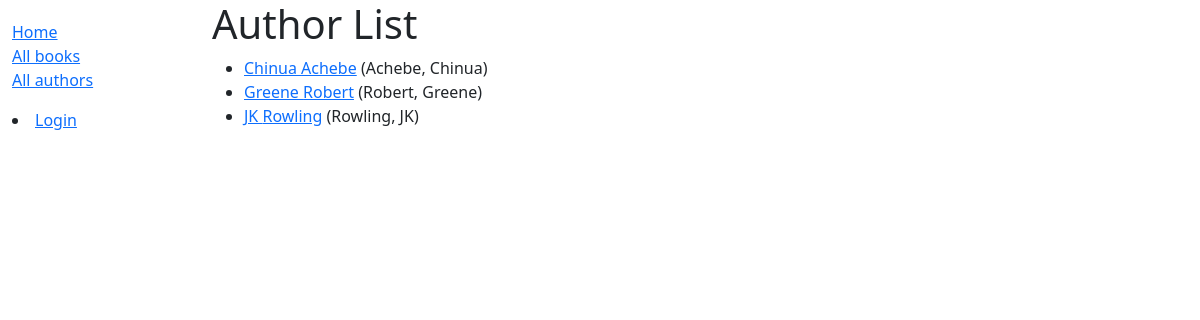
Screenshot of /catalog/authors/ with the database file from the repository.
### catalog/models.py (models this page shows)
class Author(models.Model):
    first_name = models.CharField(max_length=100)
    last_name = models.CharField(max_length=100)
    date_of_birth = models.DateField(null=True, blank=True)
    date_of_death = models.DateField('Died', null=True, blank=True)
    class Meta:
        ordering = ['last_name', 'first_name']
    def get_absolute_url(self):
        return reverse('author-detail', args=[str(self.id)])
    def __str__(self):
        return f'{self.last_name}, {self.first_name}'

### catalog/views.py (the view)
# urls.py: path('authors/', views.AuthorListView.as_view(), name='authors'),
class AuthorListView(ListView):
    model = Author

### catalog/templates/catalog/author_list.html
{% extends "base_generic.html" %}
{% block content %}
  <h1>Author List</h1>
  {% if author_list %}
  <ul>
    {% for author in author_list %}
      <li>
        <a href="{{ author.get_absolute_url }}">{{ author.first_name }} {{ author.last_name}}</a> ({{author}})
      </li>
    {% endfor %}
  </ul>
  {% else %}
    <p>There are no books in the library.</p>
  {% endif %}
{% endblock %}

### rows the page displays
Author: first_name "Chinua", last_name "Achebe", last_name+first_name "Achebe, Chinua"
Author: first_name "Greene", last_name "Robert", last_name+first_name "Robert, Greene"
Author: first_name "JK", last_name "Rowling", last_name+first_name "Rowling, JK"
